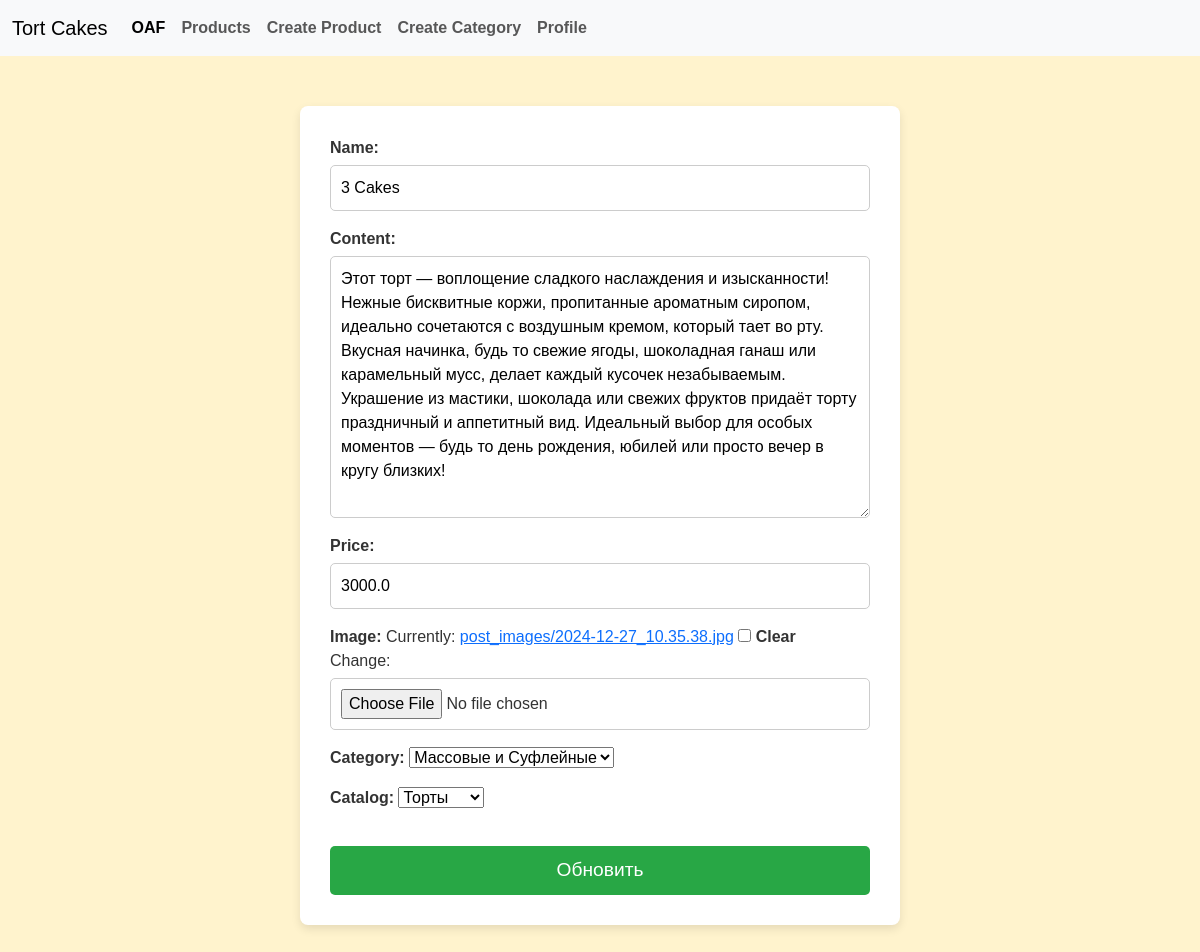
Page /products/6/update/ (signed in) on the committed database.
### post/models.py (models this page shows, shortened)
class Product(models.Model):
    user = models.ForeignKey(
        'auth.User',
        on_delete=models.CASCADE,
        related_name='products',
        null=True
    )
    image = models.ImageField(upload_to='post_images', null=True, blank=True)
    name = models.CharField(max_length=100)
    content = models.TextField(null=True, blank=True)
    price = models.FloatField(default=0)
    created_at = models.DateTimeField(auto_now_add=True)
    updated_at = models.DateTimeField(auto_now=True)
    category = models.ForeignKey(
        Category,
        null=True,
        on_delete=models.CASCADE,
        related_name='category'
    )
    catalog = models.ForeignKey(
        Catalog,
        null=True,
        on_delete=models.CASCADE,
        related_name='catalog'
    )
    class Meta:
        verbose_name_plural = 'Продукты'
        verbose_name = 'Продукт'

class Category(models.Model):
    name = models.CharField(max_length=50)
    description = models.TextField(null=True, blank=True)
    def __str__(self):
        return f"{self.name}"
    class Meta:
        verbose_name_plural = 'Категории'
        verbose_name = 'Категория'

class Catalog(models.Model):
    name = models.CharField(max_length=50)
    description = models.TextField(null=True, blank=True)
    def __str__(self):
        return f"{self.name}"
    class Meta:
        verbose_name_plural = 'Каталоги'
        verbose_name = 'Каталог'

### post/views.py (the view, shortened to what this page needs)
# urls.py: path('products/<int:product_id>/update/', update_product_view),
@login_required(login_url='/login/')
def update_product_view(request, product_id):
    try:
        product = Product.objects.get(id=product_id)
    except:
        return HttpResponse(status=404)
    if request.method == 'GET':
        form = ProductForm(instance=product)
        return render(request,
                      'products/update_product.html',
                      context={"form": form})

### post/forms.py (shortened to what this page needs)
class ProductForm(forms.ModelForm):
    class Meta:
        model = Product
        fields = ['name', 'content', 'price', 'image', 'category', 'catalog']

### templates/products/update_product.html (shortened to what this page needs)
{% extends 'components/navbar.html' %}
{% load static %}
{% block content %}
<head>
    <link rel="stylesheet" type="text/css" href="{% static 'products/update_product.css' %}">
</head>
<body>
    <form action="" method="post" enctype="multipart/form-data">
        {{ form.as_p }}
        <input type="submit" name="Create" value="Обновить">
    </form>
</body>
{% endblock %}

### static/products/update_product.css (style rules this page uses)
body { font-family: 'Arial', sans-serif; background-color: #fff3cd; color: #333; margin: 0; padding: 0; }
form { background-color: #ffffff; padding: 30px; margin: 50px auto; width: 50%; border-radius: 8px; box-shadow: 0 4px 10px rgba(0, 0, 0, 0.1); }
form label { font-weight: bold; font-size: 1rem; color: #333; }
form input[type="text"], form input[type="number"], form input[type="file"], form textarea { width: 100%; padding: 10px; font-size: 1rem; border: 1px solid #ccc; border-radius: 5px; margin-top: 5px; }
form textarea { resize: vertical; min-height: 150px; }
form input[type="submit"] { background-color: #28a745; color: white; padding: 10px 20px; font-size: 1.2rem; border: none; border-radius: 5px; cursor: pointer; width: 100%; margin-top: 20px; }

### rows in the picture
Product: name "3 Cakes", content "Этот торт — воплощение сладкого наслаждения и изысканности! Нежные бисквитные коржи, пропитанные ароматным сиропом, идеально сочетаются с воздушным кремом, который тает во рту. Вкусная начинка, будь то свежие ягоды, шоколадная ганаш или карамельный мусс, делает каждый кусочек незабываемым. Украшение из мастики, шоколада или свежих фруктов придаёт торту праздничный и аппетитный вид. Идеальный выбор для особых моментов — будь то день рождения, юбилей или просто вечер в кругу близких!", price "3000.0", category "Массовые и Суфлейные", catalog "Торты"
